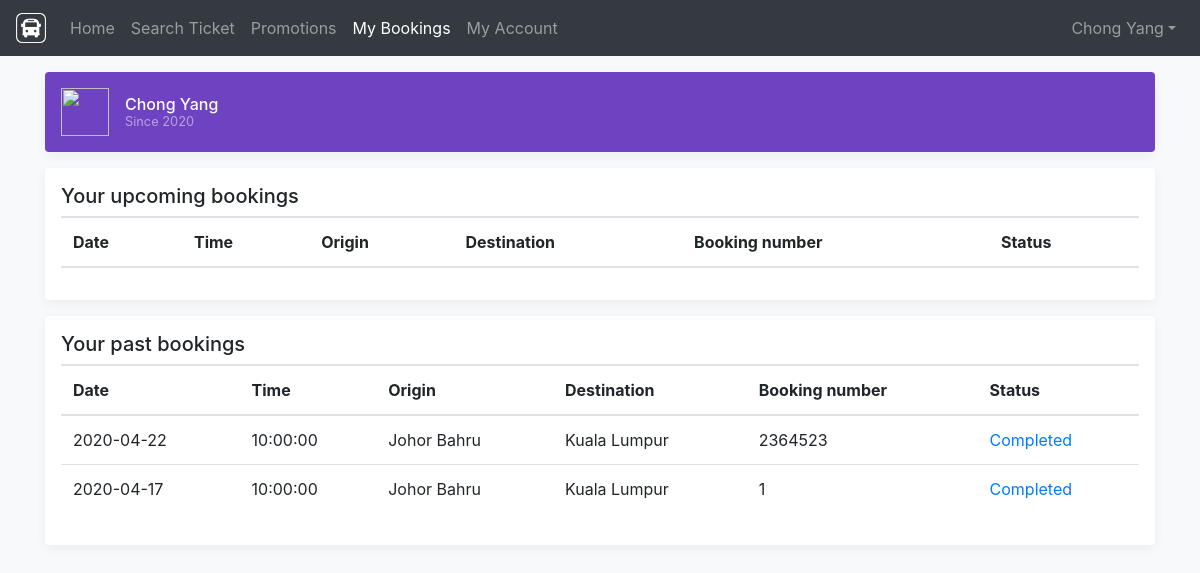
/managebooking.php (signed in), run on the app's committed database.
### tables this page shows
CREATE TABLE account (
  AccountNo int AUTO_INCREMENT NOT NULL PRIMARY KEY,
  FirstName varchar(50) NOT NULL,
  LastName varchar(50) NOT NULL,
  Email varchar(50) NOT NULL,
  Password varchar(50) NOT NULL,
  Gender varchar(50) NOT NULL,
  BirthDate date NOT NULL,
  AccountRole varchar(50) NOT NULL DEFAULT 'User',
  Nationality varchar(50) NOT NULL DEFAULT 'Malaysia',
  PhoneNumber varchar(50) NOT NULL,
  AccountTimestamp timestamp NOT NULL DEFAULT current_timestamp() ON UPDATE current_timestamp()
);

CREATE TABLE booking (
  BookingNo varchar(50) NOT NULL PRIMARY KEY,
  AccountNo int NOT NULL,
  PromoCode varchar(50) NULL,
  ScheduleNo varchar(50) NOT NULL,
  Quantity int NOT NULL DEFAULT 1,
  BusSeat int NOT NULL,
  BusDateTime datetime NOT NULL,
  PaymentNo int NOT NULL,
  BookingStatus varchar(50) NOT NULL DEFAULT 'Completed',
  FOREIGN KEY (AccountNo) REFERENCES account(AccountNo),
  FOREIGN KEY (PromoCode) REFERENCES promo_code(PromoCode),
  FOREIGN KEY (ScheduleNo) REFERENCES bus_schedule(ScheduleNo),
  FOREIGN KEY (PaymentNo) REFERENCES payment(PaymentNo),
  BookingTimestamp timestamp NOT NULL DEFAULT current_timestamp() ON UPDATE current_timestamp()
);

CREATE TABLE bus_schedule (
  ScheduleNo varchar(50) NOT NULL PRIMARY KEY,
  BusNo varchar(50) NOT NULL,
  ScheduleDepart varchar(50) NOT NULL,
  ScheduleArrive varchar(50) NOT NULL,
  ScheduleStartTime TIME NOT NULL,
  ScheduleDuration int(50) NOT NULL,
  TicketPrice float(10) NOT NULL,
  FOREIGN KEY (BusNo) REFERENCES bus(BusNo)
);

### loginheader.php (called while the page is built, shortened)
<?php
    require("db.php");
if(isset($_SESSION['id']))
{
    $sql = "SELECT *,
            YEAR(AccountTimestamp) AS SinceYear,
            DATE(AccountTimestamp) AS SinceDate
            FROM account
            WHERE AccountNo =".$_SESSION['id'];
    $query = mysqli_query($con,$sql);
    $row = mysqli_fetch_array($query);
    if($row)
    {
        $myFirstName = $row['FirstName'];
        $myLastName = $row['LastName'];
        $sinceYear = $row['SinceYear'];
    }
}
?>

### managebooking.php (the view, shortened to what this page needs)
<?php
  require("loginheader.php");
    if(isset($_SESSION['id']))
    {
        $sql = "SELECT *, DATE(BusDateTime) AS ScheduleDate FROM booking
        RIGHT JOIN bus_schedule ON booking.ScheduleNo = bus_schedule.ScheduleNo
        WHERE AccountNo =".$_SESSION['id']." AND BusDateTime < CURRENT_TIMESTAMP()
        ORDER BY BusDateTime DESC";
        $query_past = mysqli_query($con,$sql);
    }
    else
    {
      header('Location: login.php');
    }
?>
<!doctype html>
<html lang="en">
  <head>
    <link rel="stylesheet" href="https://maxcdn.bootstrapcdn.com/bootstrap/4.0.0/css/bootstrap.min.css">
    <link href="css/offcanvas.css" rel="stylesheet">
    <link href="https://unpkg.com/aos@2.3.1/dist/aos.css" rel="stylesheet">
  </head>
  <body class="bg-light">
  <header>
      <nav class="navbar navbar-expand-md navbar-dark bg-dark fixed-top">
        <a class="navbar-brand" href="index.php">
    <img src="images/logo_white.png" width="30" height="30" class="d-inline-block align-top" alt="">
  </a>
        <div class="collapse navbar-collapse" id="navbarCollapse">
          <ul class="navbar-nav mr-auto">
            <li class="nav-item">
              <a class="nav-link" href="index.php">Home <span class="sr-only">(current)</span></a>
            </li>
            <li class="nav-item">
              <a class="nav-link" href="searchbus.php">Search Ticket</a>
            </li>
            <li class="nav-item">
              <a class="nav-link" href="promotion.php">Promotions</a>
            </li>
            <?php if(isset($_SESSION['id']))
            {
            echo '
            <li class="nav-item active">
              <a class="nav-link" href="managebooking.php">My Bookings</a>
            </li>
            <li class="nav-item">
              <a class="nav-link" href="setting.php">My Account</a>
            </li>';
            }; ?>
          </ul>
            <?php
            if(isset($_SESSION['id']))
            {
          echo '<form class="form-inline"><div class="collapse navbar-collapse" id="navbarNavDropdown">
          <ul class="navbar-nav">
            <li class="nav-item dropdown">
              <a class="nav-link dropdown-toggle" href="#" id="navbarDropdownMenuLink" role="button" data-toggle="dropdown" aria-haspopup="true" aria-expanded="false">';
                echo $myFirstName." ".$myLastName;
              echo '</a>
              <div class="dropdown-menu dropdown-menu-right" aria-labelledby="navbarDropdownMenuLink">
                <a class="dropdown-item" href="managebooking.php">Manage Booking</a>
                <a class="dropdown-item" href="setting.php">Setting</a>
                <a class="dropdown-item" href="logout.php">Logout</a>
              </div>
            </li>
          </ul>
        </div></form>';
            }
            else
            {
              echo '<form class="form-inline mt-2 mt-md-0" action="login.php">
              <button type="submit" class="btn btn-outline-warning my-2 my-sm-0">Login</button>
              </form>';
            }
            ?>
        </div>
      </nav>
    </header>
    <main role="main" class="container">
    <div data-aos="zoom-out">
      <div class="d-flex align-items-center p-3 my-3 text-white-50 bg-purple rounded box-shadow">
        <img class="mr-3" src="https://www.mc-heads.net/avatar/1/100/nohelm.png" alt="" width="48" height="48">
        <div class="lh-100">
          <h6 class="mb-0 text-white lh-100"><?=$myFirstName." ".$myLastName?></h6>
          <small>Since <?=$sinceYear?></small>
        </div>
      </div>
        </div>
        <div data-aos="fade-left" data-aos-duration="2000">
      <div class="my-3 p-3 bg-white rounded box-shadow">
        <h5 class="border-bottom border-gray pb-2 mb-0">Your upcoming bookings</h5>
        <table class="table table-hover">
  <thead>
    <tr>
      <th scope="col">Date</th>
      <th scope="col">Time</th>
      <th scope="col">Origin</th>
      <th scope="col">Destination</th>
      <th scope="col">Booking number</th>
      <th scope="col">Status</th>
    </tr>
  </thead>
</table>
      </div>
</div>
<div data-aos="fade-right" data-aos-duration="2000">
      <div class="my-3 p-3 bg-white rounded box-shadow">
        <h5 class="border-bottom border-gray pb-2 mb-0">Your past bookings</h5>
        <table class="table table-hover">
  <thead>
    <tr>
      <th scope="col">Date</th>
      <th scope="col">Time</th>
      <th scope="col">Origin</th>
      <th scope="col">Destination</th>
      <th scope="col">Booking number</th>
      <th scope="col">Status</th>
    </tr>
  </thead>
  <tbody>
  <?php
  while($row = mysqli_fetch_array($query_past))
  {
    echo "
        <tr>
            <td>";
            echo $row['ScheduleDate'];
            echo "</td>";
            echo "<td>";
            echo $row['ScheduleStartTime'];
            echo "</td>";
            echo "<td>";
            echo $row['ScheduleDepart'];
            echo "</td>";
            echo "<td>";
            echo $row['ScheduleArrive'];
            echo "</td>";
            echo "<td>";
            echo $row['BookingNo'];
            echo "</td>";
            echo "<td><a href='viewbooking.php?bookingno=";
            echo $row['BookingNo'];
            echo "'>";
            echo $row['BookingStatus'];
            echo "</a></td>
        </tr>
    ";
}
?>
  </tbody>
</table>
      </div>
</div>
    </main>
  </body>
</html>

### css/offcanvas.css (style rules this page uses)
html, body { overflow-x: hidden; }
body { padding-top: 56px; }
.text-white-50 { color: rgba(255, 255, 255, .5); }
.bg-purple { background-color: var(--purple); }
.border-bottom { border-bottom: 1px solid #e5e5e5; }
.box-shadow { box-shadow: 0 .25rem .75rem rgba(0, 0, 0, .05); }
.lh-100 { line-height: 1; }

### data on the page
account: FirstName "Chong", LastName "Yang"
booking: ScheduleDate "2020-04-22", ScheduleNo.ScheduleStartTime "10:00:00", ScheduleNo.ScheduleDepart "Johor Bahru", ScheduleNo.ScheduleArrive "Kuala Lumpur", BookingNo "2364523", BookingStatus "Completed"
booking: ScheduleDate "2020-04-17", ScheduleNo.ScheduleStartTime "10:00:00", ScheduleNo.ScheduleDepart "Johor Bahru", ScheduleNo.ScheduleArrive "Kuala Lumpur", BookingNo "1", BookingStatus "Completed"

### other printed values
$sinceYear "2020"
